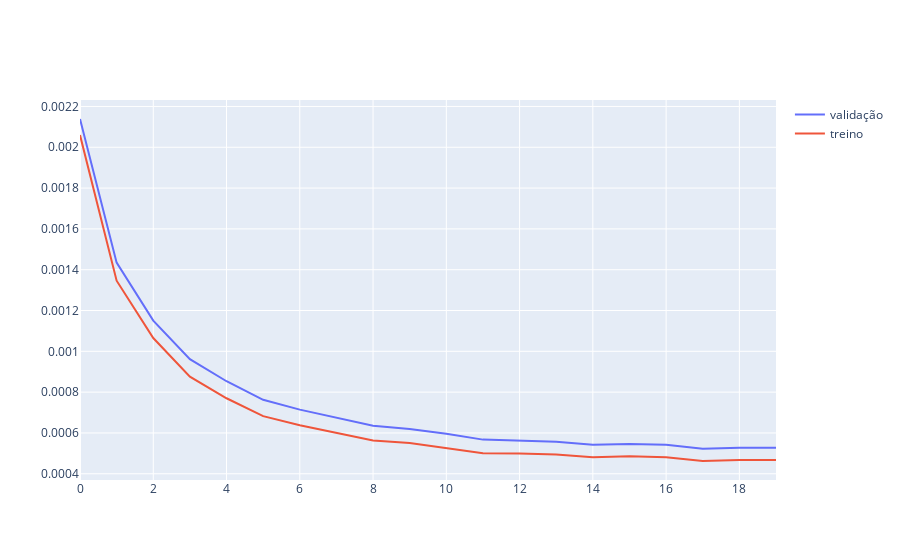

Notebook cell for this chart:
### Code cell
dim1 = 350
dim2 = 200
model = automlp4c(dim1, dim2).to(device)
loss_fn = nn.MSELoss()
optimizer = optim.Adam(model.parameters(), lr=0.001)
n_epochs = 20   # number of epochs to run
batch_size = 150  # size of each batch
batch_start = torch.arange(0, len(X_train), batch_size)
trainLoss = []
valLoss = []


for epoch in range(n_epochs):
    model.train()
    with tqdm(batch_start, unit="batch", mininterval=0, disable=False) as bar:
        bar.set_description(f"Epoch {epoch}")
        for start in bar:
            # take a batch
            X_batch = X_train[start:start+batch_size,:]
            # forward pass
            Xh = model(X_batch)
            loss = loss_fn(Xh, X_batch)
            # backward pass
            optimizer.zero_grad()
            loss.backward()
            # update weights
            optimizer.step()
            # print progress
            bar.set_postfix(loss=float(loss))
    # evaluate accuracy at end of each epoch
    model.eval()
    Xh = model(X_val)
    valLoss.append(float(loss_fn(Xh, X_val)))
    Xh = model(X_train)
    trainLoss.append(float(loss_fn(Xh, X_train)))
fig = go.Figure()
fig.add_trace(go.Scatter(y=valLoss, mode="lines", showlegend=True, name='validação'))
fig.add_trace(go.Scatter(y=trainLoss, mode="lines", showlegend=True, name='treino'))
fig.show()

### Figure 1 — Plotly figure (JSON) as saved in the notebook; plotly's stock layout.template omitted (floating-point values rounded to 4 significant figures)
{"data": [{"mode": "lines", "name": "validação", "showlegend": true, "type": "scatter", "y": [0.002139, 0.001435, 0.001151, 0.0009612, 0.0008534, 0.0007622, 0.0007143, 0.000674, 0.000635, 0.0006199, 0.0005956, 0.0005673, 0.0005627, 0.0005564, 0.0005422, 0.0005462, 0.000542, 0.000523, 0.0005269, 0.0005271]}, {"mode": "lines", "name": "treino", "showlegend": true, "type": "scatter", "y": [0.00206, 0.001346, 0.001065, 0.0008761, 0.00077, 0.0006824, 0.0006379, 0.0006004, 0.0005635, 0.0005507, 0.000527, 0.0005004, 0.0004998, 0.0004939, 0.0004806, 0.0004854, 0.0004809, 0.0004625, 0.0004671, 0.0004672]}], "layout": {}}
